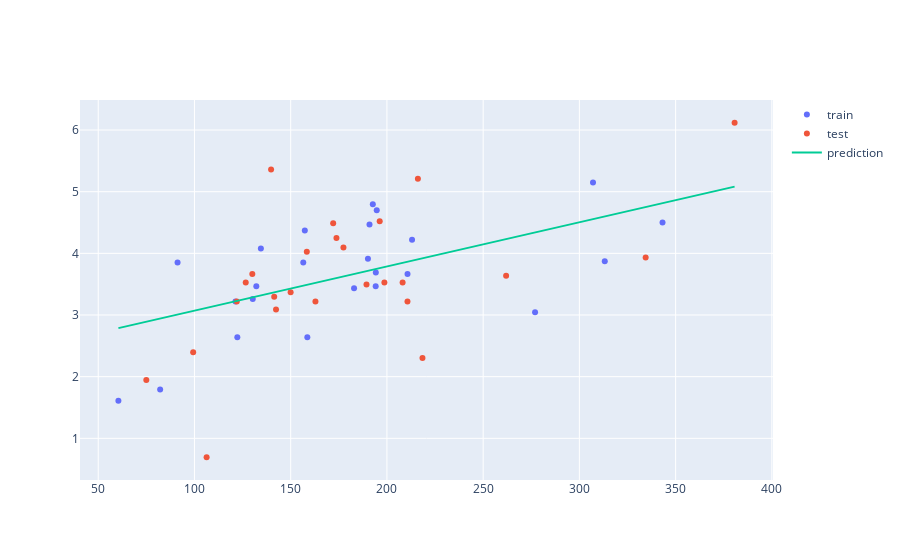

Write notebook code for a chart like this one.
### Markdown cell above
#### Tweets vs Policy Count

### Code cell
import plotly.express as px
import plotly.graph_objects as go
from sklearn.linear_model import LinearRegression
from sklearn.model_selection import train_test_split
from sklearn.metrics import mean_squared_error, r2_score
from sklearn.model_selection import KFold
from sklearn.model_selection import cross_val_score
import numpy as np

df = state_tp_stat_all[state_tp_stat_all['state']!="DC"][['tweets_100k', 'count']] #[state_tp_stat_all['state']!="DC"]
y = np.log(df['count'])
# y = np.log(df.tweets_100k)

# X = df['count'][:, None]
X = df[['tweets_100k']]

# X, y = shuffle(X, y)
X_train, X_test, y_train, y_test = train_test_split(X, y, train_size=0.5, random_state=0)

model = LinearRegression()
model.fit(X_train, y_train)

x_range = np.linspace(X.min(), X.max(), 100)
y_range = model.predict(x_range).reshape(-1)


fig = go.Figure([
    go.Scatter(x=X_train.squeeze(), y=y_train, name='train', mode='markers'),
    go.Scatter(x=X_test.squeeze(), y=y_test, name='test', mode='markers'),
    go.Scatter(x=x_range.reshape(-1), y=y_range, name='prediction')
])

fig.show()

print("intercept:", model.intercept_.round(2))
print("slope:", model.coef_[0].round(2))

y_pred = model.predict(X_test)

MSE = mean_squared_error(y_test, y_pred)
print("MSE:", MSE.round(2))
print("RMSE:", np.sqrt(MSE).round(2))

R2 = r2_score(y_test, y_pred)
print("R2:\t", R2.round(3))

### Figure 1 — Plotly figure (JSON) as saved in the notebook; plotly's stock layout.template omitted (floating-point values rounded to 4 significant figures)
{"data": [{"mode": "markers", "name": "train", "type": "scatter", "x": [213.1, 156.5, 194.2, 190.1, 192.7, 343.2, 158.7, 157.3, 130.3, 194.7, 191.0, 91.23, 60.49, 134.5, 210.7, 307.1, 194.2, 182.9, 82.18, 277.0, 313.2, 132.1, 121.3, 122.3], "y": [4.22, 3.85, 3.689, 3.912, 4.796, 4.5, 2.639, 4.369, 3.258, 4.7, 4.466, 3.85, 1.609, 4.078, 3.664, 5.147, 3.466, 3.434, 1.792, 3.045, 3.871, 3.466, 3.219, 2.639]}, {"mode": "markers", "name": "test", "type": "scatter", "x": [139.8, 218.5, 99.34, 162.9, 380.6, 208.1, 158.4, 196.2, 177.4, 122.0, 106.3, 334.4, 189.4, 141.4, 74.99, 198.7, 142.4, 173.8, 261.9, 126.6, 172.1, 210.7, 216.1, 130.1, 150.0], "y": [5.361, 2.303, 2.398, 3.219, 6.118, 3.526, 4.025, 4.522, 4.094, 3.219, 0.6931, 3.932, 3.497, 3.296, 1.946, 3.526, 3.091, 4.248, 3.638, 3.526, 4.489, 3.219, 5.209, 3.664, 3.367]}, {"name": "prediction", "type": "scatter", "x": [60.49, 63.72, 66.95, 70.19, 73.42, 76.66, 79.89, 83.12, 86.36, 89.59, 92.83, 96.06, 99.29, 102.5, 105.8, 109.0, 112.2, 115.5, 118.7, 121.9, 125.2, 128.4, 131.6, 134.9, 138.1, 141.3, 144.6, 147.8, 151.0, 154.3, 157.5, 160.7, 164.0, 167.2, 170.4, 173.7, 176.9, 180.1, 183.4, 186.6, 189.8, 193.1, 196.3, 199.5, 202.8, 206.0, 209.2, 212.5, 215.7, 218.9, 222.2, 225.4, 228.6, 231.9, 235.1, 238.3, 241.6, 244.8, 248.1, 251.3, 254.5, 257.8, 261.0, 264.2, 267.5, 270.7, 273.9, 277.2, 280.4, 283.6, 286.9, 290.1, 293.3, 296.6, 299.8, 303.0, 306.3, 309.5, 312.7, 316.0, 319.2, 322.4, 325.7, 328.9, 332.1, 335.4, 338.6, 341.8, 345.1, 348.3, 351.5, 354.8, 358.0, 361.2, 364.5, 367.7, 370.9, 374.2, 377.4, 380.6], "y": [2.787, 2.81, 2.834, 2.857, 2.88, 2.903, 2.926, 2.95, 2.973, 2.996, 3.019, 3.042, 3.065, 3.089, 3.112, 3.135, 3.158, 3.181, 3.205, 3.228, 3.251, 3.274, 3.297, 3.32, 3.344, 3.367, 3.39, 3.413, 3.436, 3.46, 3.483, 3.506, 3.529, 3.552, 3.575, 3.599, 3.622, 3.645, 3.668, 3.691, 3.715, 3.738, 3.761, 3.784, 3.807, 3.83, 3.854, 3.877, 3.9, 3.923, 3.946, 3.97, 3.993, 4.016, 4.039, 4.062, 4.085, 4.109, 4.132, 4.155, 4.178, 4.201, 4.225, 4.248, 4.271, 4.294, 4.317, 4.34, 4.364, 4.387, 4.41, 4.433, 4.456, 4.48, 4.503, 4.526, 4.549, 4.572, 4.595, 4.619, 4.642, 4.665, 4.688, 4.711, 4.735, 4.758, 4.781, 4.804, 4.827, 4.85, 4.874, 4.897, 4.92, 4.943, 4.966, 4.99, 5.013, 5.036, 5.059, 5.082]}], "layout": {"autosize": true, "xaxis": {"autorange": true, "range": [40.86, 400.3], "type": "linear"}, "yaxis": {"autorange": true, "range": [0.2958, 6.515], "type": "linear"}}}
